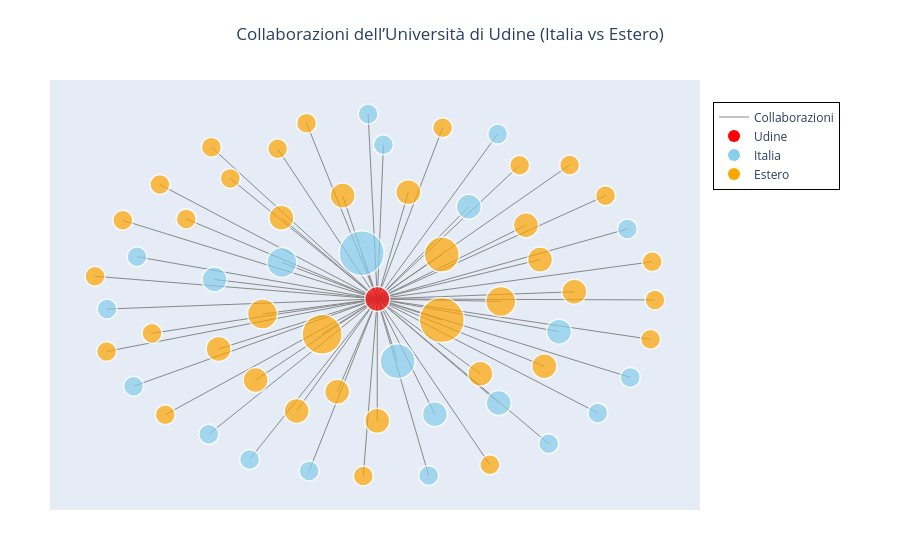

Source (notebook cell):
### Code cell
import pandas as pd
import networkx as nx
import re
import plotly.graph_objects as go

# =====================================
# 1. CARICAMENTO E PULIZIA
# =====================================
df = pd.read_csv("nuovo_dataset.csv")
df = df.dropna(subset=["Affiliations"])
df["AffiliationsList"] = df["Affiliations"].str.split(";")

# 2. IDENTIFICAZIONE UDINE
def is_udine(aff):
    return bool(re.search(r"\bUdine\b", str(aff), re.IGNORECASE))

df_udine = df[df["AffiliationsList"].apply(lambda affs: any(is_udine(a) for a in affs))]

# 3. ESTRAZIONE COLLABORAZIONI
collaborations = []
for _, row in df_udine.iterrows():
    for aff in row["AffiliationsList"]:
        aff = aff.strip()
        if not is_udine(aff):
            collaborations.append(aff)

# 4. CLASSIFICAZIONE E CONTEGGIO
def classify_affiliation(aff):
    return "Italian" if "italy" in aff.lower() else "Foreign"

collab_df = pd.DataFrame({"Affiliation": collaborations})
collab_df["Type"] = collab_df["Affiliation"].apply(classify_affiliation)
collab_counts = collab_df.groupby(["Affiliation", "Type"]).size().reset_index(name="weight")
collab_counts = collab_counts[collab_counts["weight"] >= 2]

# =====================================
# 5. COSTRUZIONE GRAFO
# =====================================
G = nx.Graph()
G.add_node("University of Udine", role="udine")
for _, row in collab_counts.iterrows():
    G.add_node(row["Affiliation"], role=row["Type"], weight=row["weight"])
    G.add_edge("University of Udine", row["Affiliation"], weight=row["weight"])

pos = nx.spring_layout(G, seed=42)

# =====================================
# 6. TRACCE PLOTLY
# =====================================
edge_x, edge_y = [], []
for u, v in G.edges():
    x0, y0 = pos[u]
    x1, y1 = pos[v]
    edge_x += [x0, x1, None]
    edge_y += [y0, y1, None]

# Traccia Collegamento (Legenda Linea)
edge_trace = go.Scatter(
    x=edge_x, y=edge_y,
    line=dict(width=1, color='#888'),
    hoverinfo='none',
    mode='lines',
    showlegend=True,
    name='Collaborazioni'
)

node_x, node_y, node_text, node_color, node_size = [], [], [], [], []
for node, data in G.nodes(data=True):
    x, y = pos[node]
    node_x.append(x)
    node_y.append(y)
    node_text.append(f"{node}<br>Collaborazioni: {data.get('weight', 0)}")
    role = data["role"]
    node_color.append('red' if role=="udine" else 'skyblue' if role=="Italian" else 'orange')
    size = 25 if role=="udine" else 10 + 5 * data.get('weight', 1)
    node_size.append(size)

# Traccia Nodi (Senza duplicato in legenda)
node_trace = go.Scatter(
    x=node_x, y=node_y,
    mode='markers',
    text=node_text,
    hoverinfo='text',
    marker=dict(color=node_color, size=node_size, line_width=1.5),
    showlegend=False
)

# Legenda Personalizzata
legend_traces = [
    go.Scatter(x=[None], y=[None], mode='markers', marker=dict(size=12, color='red'), name='Udine'),
    go.Scatter(x=[None], y=[None], mode='markers', marker=dict(size=12, color='skyblue'), name='Italia'),
    go.Scatter(x=[None], y=[None], mode='markers', marker=dict(size=12, color='orange'), name='Estero')
]

# =====================================
# 7. VISUALIZZAZIONE GRAFO
# =====================================
fig = go.Figure(data=[edge_trace, node_trace] + legend_traces,
                layout=go.Layout(
                    title="Collaborazioni dell’Università di Udine (Italia vs Estero)",
                    title_x=0.5,
                    showlegend=True,
                    legend=dict(x=1.02, y=0.95, bordercolor="Black", borderwidth=1),
                    xaxis=dict(showgrid=False, zeroline=False, showticklabels=False),
                    yaxis=dict(showgrid=False, zeroline=False, showticklabels=False),
                    margin=dict(l=50, r=200, t=80, b=50),
                    hovermode='closest'
                )
)

fig.show()

# =====================================
# 8. TABELLA TOP 3 (TUTTO A SINISTRA)
# =====================================
top_italy = collab_counts[collab_counts["Type"]=="Italian"].sort_values(by="weight", ascending=False).head(3)
top_foreign = collab_counts[collab_counts["Type"]=="Foreign"].sort_values(by="weight", ascending=False).head(3)

# Funzione per forzare l'allineamento a sinistra di ogni colonna
def print_left_aligned(df, title):
    print(f"\n{title}")
    # Convertiamo tutto in stringa per evitare allineamenti numerici a destra
    df_str = df[['Affiliation', 'weight']].astype(str)
    # Calcoliamo la larghezza massima per ogni colonna
    widths = [df_str[col].str.len().max() for col in df_str.columns]
    headers = df_str.columns
    
    # Stampa Intestazioni
    header_row = "  ".join([h.ljust(widths[i]) for i, h in enumerate(headers)])
    print(header_row)
    print("-" * len(header_row))
    
    # Stampa Righe
    for _, row in df_str.iterrows():
        print("  ".join([row[col].ljust(widths[i]) for i, col in enumerate(df_str.columns)]))

print("\n" + "="*60)
print("--- CLASSIFICA TOP 3 COLLABORAZIONI ---")
print("="*60)

print_left_aligned(top_italy, "ITALIA:")
print_left_aligned(top_foreign, "ESTERO:")

### Figure 1 — Plotly figure (JSON) as saved in the notebook; plotly's stock layout.template omitted (floating-point values rounded to 4 significant figures; data arrays with more than 128 entries replaced by an {"elided": "..."} marker saying what was removed)
{"data": [{"hoverinfo": "none", "line": {"color": "#888", "width": 1}, "mode": "lines", "name": "Collaborazioni", "showlegend": true, "type": "scatter", "x": {"elided": "180 float values"}, "y": {"elided": "180 float values"}}, {"hoverinfo": "text", "marker": {"color": ["red", "skyblue", "skyblue", "orange", "orange", "orange", "skyblue", "orange", "orange", "orange", "skyblue", "skyblue", "skyblue", "skyblue", "skyblue", "orange", "orange", "orange", "orange", "orange", "orange", "orange", "orange", "orange", "orange", "orange", "orange", "skyblue", "skyblue", "orange", "skyblue", "orange", "skyblue", "orange", "orange", "orange", "orange", "orange", "skyblue", "skyblue", "orange", "orange", "orange", "orange", "skyblue", "skyblue", "orange", "skyblue", "orange", "orange", "orange", "skyblue", "orange", "orange", "orange", "skyblue", "skyblue", "skyblue", "skyblue", "orange", "orange"], "line": {"width": 1.5}, "size": [25, 20, 20, 20, 20, 20, 20, 20, 20, 20, 20, 30, 20, 25, 25, 25, 25, 25, 25, 20, 20, 20, 20, 20, 25, 20, 25, 20, 20, 35, 20, 25, 20, 20, 20, 30, 25, 25, 25, 35, 20, 25, 25, 20, 20, 20, 20, 25, 25, 25, 20, 20, 45, 20, 40, 20, 45, 25, 20, 30, 20]}, "mode": "markers", "showlegend": false, "text": ["University of Udine<br>Collaborazioni: 0", "Alma Mater Studiorum Università di Bologna, Bologna, BO, Italy<br>Collaborazioni: 2", "Bruno Kessler Foundation, Trento, TN, Italy<br>Collaborazioni: 2", "Centre Européen de Recherche sur le Mouvement Humain, Montpellier, Occitanie, France<br>Collaborazioni: 2", "Centre Saint-Paul Hôpital Henri Gastaut, Marseille, France<br>Collaborazioni: 2", "Centre for Space Research, North-West University, Potchefstroom, North West, South Africa<br>Collaborazioni: 2", "Claudiana—Landesfachhochschule für Gesundheitsberufe, Bolzano, Italy<br>Collaborazioni: 2", "Department of Clinical Neurophysiology and Sleep Center, Université de Lille, Lille, Hauts-de-France, France<br>Collaborazioni: 2", "Department of Clinical and Movement Neurosciences, UCL Queen Square Institute of Neurology, London, United Kingdom<br>Collaborazioni: 2", "Department of Computer Science, Las Cruces, NM, United States<br>Collaborazioni: 2", "Department of Diagnostic Imaging, Fondazione Poliambulanza Istituto Ospedaliero, Brescia, BS, Italy<br>Collaborazioni: 2", "Department of Diagnostic Imaging, Fondazione Poliambulanza Istituto Ospedaliero, Brescia, Italy<br>Collaborazioni: 4", "Department of Engineering and Architecture, Università degli Studi di Trieste, Trieste, TS, Italy<br>Collaborazioni: 2", "Department of Medical Sciences and Public Health, Università degli Studi di Cagliari, Cagliari, CA, Italy<br>Collaborazioni: 3", "Department of Neurological Sciences, Università Vita-Salute San Raffaele, Milan, MI, Italy<br>Collaborazioni: 3", "Department of Neurology and Neurosurgery, Université McGill, Montreal, QC, Canada<br>Collaborazioni: 3", "Department of Neurology, Medizinische Universitat Innsbruck, Innsbruck, Tyrol, Austria<br>Collaborazioni: 3", "Department of Neurology, Philipps-Universität Marburg, Marburg, Hessen, Germany<br>Collaborazioni: 3", "Department of Neurology, St. Dimpna Regional Hospital, Geel, Belgium<br>Collaborazioni: 3", "Department of Neurology, Universitätsmedizin Göttingen, Gottingen, Niedersachsen, Germany<br>Collaborazioni: 2", "Department of Neurology, Université de Montpellier, Montpellier, Occitanie, France<br>Collaborazioni: 2", "Department of Neurology, Všeobecná Fakultní Nemocnice v Praze, Prague, Czech Republic<br>Collaborazioni: 2", "Department of Neuroscience, University of Montreal, Montreal, QC, Canada<br>Collaborazioni: 2", "Department of Psychiatry, University of Montreal, Montreal, QC, Canada<br>Collaborazioni: 2", "Department of Psychology, Université du Québec à Montréal, Montreal, QC, Canada<br>Collaborazioni: 3", "Department of Sleep Medicine and Neuromuscular Disorders, University of Münster, Munster, Nordrhein-Westfalen, Germany<br>Collaborazioni: 2", "Dept CS, New Mexico State University, Las Cruces, NM, United States<br>Collaborazioni: 3", "Dipartimento di Ingegneria dell'Informazione e Scienze Matematiche, Università degli Studi di Siena, Siena, SI, Italy<br>Collaborazioni: 2", "Dipartimento di Scienze Economiche e Aziendali, Università degli Studi di Sassari, Sassari, SS, Italy<br>Collaborazioni: 2", "Division of Science and Mathematics, NYU Abu Dhabi, Abu Dhabi, Abu Dhabi, United Arab Emirates<br>Collaborazioni: 5", "Elettra-Sincrotrone Trieste S.C.p.A., Basovizza, TS, Italy<br>Collaborazioni: 2", "Epilepsy Unit, Hopital Gui de Chauliac, Montpellier, Occitanie, France<br>Collaborazioni: 3", "Faculty of Education, Free University of Bozen-Bolzano, Bolzano, BZ, Italy<br>Collaborazioni: 2", "Faculty of Mathematics and Physics, Univerza v Ljubljani, Ljubljana, Slovenia<br>Collaborazioni: 2", "Inserm, Paris, Ile-de-France, France<br>Collaborazioni: 2", "Institut NeuroMyoGène, Lyon, Auvergne-Rhone-Alpes, France<br>Collaborazioni: 4", "Institut-Hôpital Neurologique de Montréal, Montreal, QC, Canada<br>Collaborazioni: 3", "Institute of AI for Health, Helmholtz Center Munich German Research Center for Environmental Health, Oberschleissheim, Germany<br>Collaborazioni: 3", "Istituto Nazionale di Biostrutture e Biosistemi, Rome, RM, Italy<br>Collaborazioni: 3", "Istituto Nazionale di Fisica Nucleare, Sezione di Trieste, Trieste, TS, Italy<br>Collaborazioni: 5", "Julius-Maximilians-Universität Würzburg, Wurzburg, Bayern, Germany<br>Collaborazioni: 2", "Laboratory for Sleep Disorders, St. Dimpna Regional Hospital, Geel, Belgium<br>Collaborazioni: 3", "McGill Faculty of Medicine and Health Sciences, Montreal, QC, Canada<br>Collaborazioni: 3", "NASA Goddard Space Flight Center, Greenbelt, MD, United States<br>Collaborazioni: 2", "Neurology Unit, 'San Giovanni di Dio' Hospital, Naples, Italy<br>Collaborazioni: 2", "Neurology Unit, Ospedale dell’Angelo, Venice, VE, Italy<br>Collaborazioni: 2", "Paracelsus- Elena- Klinik Kassel, Kassel, Hessen, Germany<br>Collaborazioni: 2", "Politecnico di Milano, Milan, MI, Italy<br>Collaborazioni: 3", "Sleep and Neurology Unit, Beau Soleil Clinic, Montpellier, France<br>Collaborazioni: 3", "Sleep disorder Unit, Hôpital Universitaire Carémeau, Nimes, Occitania, France<br>Collaborazioni: 3", "Syddansk Universitet, Odense, Syddanmark, Denmark<br>Collaborazioni: 2", "Trento Institute for Fundamental Physics and Applications, Povo, TN, Italy<br>Collaborazioni: 2", "Universitat Politècnica de València, Valencia, Valencia, Spain<br>Collaborazioni: 7", "University at Buffalo, The State University of New York, Buffalo, NY, United States<br>Collaborazioni: 2", "University of Oxford Medical Sciences Division, Oxford, Oxfordshire, United Kingdom<br>Collaborazioni: 6", "Università Ca' Foscari Venezia, Venice, VE, Italy<br>Collaborazioni: 2", "Università degli Studi di Padova, Padua, PD, Italy<br>Collaborazioni: 7", "Università degli Studi di Trieste, Trieste, TS, Italy<br>Collaborazioni: 3", "Università di Trento, Trento, TN, Italy<br>Collaborazioni: 2", "Université Claude Bernard Lyon 1, Villeurbanne, Auvergne-Rhone-Alpes, France<br>Collaborazioni: 4", "Valencian Research Institute for Artificial Intelligence (VRAIN), Universitat Politècnica de València, Valencia, Valencia, Spain<br>Collaborazioni: 2"], "type": "scatter", "x": [0.00455, 0.8732, -0.5809, -0.506, 0.4989, -0.5719, 0.5999, -0.7319, -0.7781, -0.04414, 0.1831, -0.3268, 0.02585, -0.5608, 0.2046, 0.3626, -0.116, 0.521, -0.1348, 0.3957, -0.9358, -0.7507, -0.8795, -0.6591, -0.4182, 0.9692, 0.689, -0.02736, -0.8422, 0.2284, -0.2321, 0.5847, -0.9342, -0.3415, -0.2413, -0.3943, -0.3286, 0.1124, 0.4263, 0.07507, 0.9594, 0.004239, -0.5466, 0.6726, 0.8834, -0.8302, 0.9538, 0.6358, 0.5699, -0.2755, -0.9761, 0.4227, 0.2286, 0.2315, -0.1871, -0.4391, -0.04969, 0.3224, 0.7706, 0.4336, 0.7974], "y": [-0.007607, 0.3738, -0.7451, 0.6491, 0.7206, 0.8193, -0.7964, -0.6382, -0.1948, -0.9722, -0.9697, 0.1916, 0.8322, 0.09857, -0.6361, -0.4153, 0.5554, 0.3939, -0.5132, -0.9113, -0.2938, 0.6155, 0.4207, 0.4283, -0.4492, -0.01298, 0.03158, 1.0, -0.483, 0.2343, -0.9445, -0.3738, -0.06248, 0.8106, 0.9502, -0.08962, 0.4345, 0.5742, -0.5747, -0.3471, 0.1951, -0.6718, -0.2798, 0.722, -0.4351, 0.2222, -0.2275, -0.1857, 0.2069, -0.6179, 0.116, 0.8906, -0.1225, 0.9248, -0.1999, -0.8823, 0.2419, 0.4947, -0.6289, -0.02101, 0.5551]}, {"marker": {"color": "red", "size": 12}, "mode": "markers", "name": "Udine", "type": "scatter", "x": [null], "y": [null]}, {"marker": {"color": "skyblue", "size": 12}, "mode": "markers", "name": "Italia", "type": "scatter", "x": [null], "y": [null]}, {"marker": {"color": "orange", "size": 12}, "mode": "markers", "name": "Estero", "type": "scatter", "x": [null], "y": [null]}], "layout": {"hovermode": "closest", "legend": {"bordercolor": "Black", "borderwidth": 1, "x": 1.02, "y": 0.95}, "margin": {"b": 50, "l": 50, "r": 200, "t": 80}, "showlegend": true, "title": {"text": "Collaborazioni dell’Università di Udine (Italia vs Estero)", "x": 0.5}, "xaxis": {"showgrid": false, "showticklabels": false, "zeroline": false}, "yaxis": {"showgrid": false, "showticklabels": false, "zeroline": false}}}
